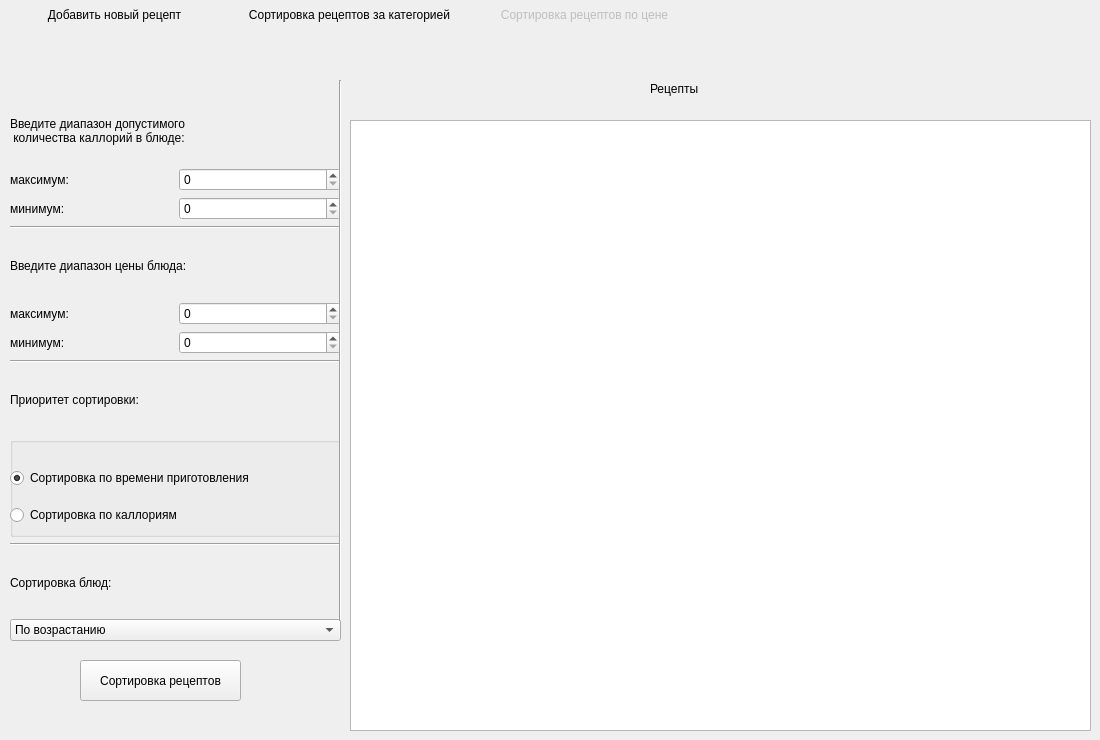
<?xml version="1.0" encoding="UTF-8"?>
<ui version="4.0">
 <class>Sort_window</class>
 <widget class="QWidget" name="Sort_window">
  <property name="geometry">
   <rect>
    <x>0</x>
    <y>0</y>
    <width>1100</width>
    <height>740</height>
   </rect>
  </property>
  <property name="windowTitle">
   <string>Form</string>
  </property>
  <widget class="QTableWidget" name="recipes_tblWidget">
   <property name="geometry">
    <rect>
     <x>350</x>
     <y>120</y>
     <width>741</width>
     <height>611</height>
    </rect>
   </property>
   <property name="toolTipDuration">
    <number>-1</number>
   </property>
  </widget>
  <widget class="QWidget" name="verticalLayoutWidget">
   <property name="geometry">
    <rect>
     <x>10</x>
     <y>100</y>
     <width>331</width>
     <height>541</height>
    </rect>
   </property>
   <layout class="QVBoxLayout" name="verticalLayout">
    <item>
     <widget class="QLabel" name="label">
      <property name="text">
       <string>Введите диапазон допустимого
 количества каллорий в блюде:</string>
      </property>
     </widget>
    </item>
    <item>
     <layout class="QGridLayout" name="gridLayout_2">
      <item row="0" column="1">
       <widget class="QSpinBox" name="cal_max_spinBox"/>
      </item>
      <item row="0" column="0">
       <widget class="QLabel" name="label_6">
        <property name="text">
         <string>максимум:</string>
        </property>
       </widget>
      </item>
      <item row="1" column="0">
       <widget class="QLabel" name="label_7">
        <property name="text">
         <string>минимум:</string>
        </property>
       </widget>
      </item>
      <item row="1" column="1">
       <widget class="QSpinBox" name="cal_min_spinBox"/>
      </item>
     </layout>
    </item>
    <item>
     <widget class="Line" name="line_2">
      <property name="orientation">
       <enum>Qt::Horizontal</enum>
      </property>
     </widget>
    </item>
    <item>
     <widget class="QLabel" name="label_5">
      <property name="text">
       <string>Введите диапазон цены блюда:</string>
      </property>
     </widget>
    </item>
    <item>
     <layout class="QGridLayout" name="gridLayout">
      <item row="0" column="1">
       <widget class="QSpinBox" name="cost_max_spinBox"/>
      </item>
      <item row="0" column="0">
       <widget class="QLabel" name="label_2">
        <property name="text">
         <string>максимум:</string>
        </property>
       </widget>
      </item>
      <item row="1" column="0">
       <widget class="QLabel" name="label_3">
        <property name="text">
         <string>минимум:</string>
        </property>
       </widget>
      </item>
      <item row="1" column="1">
       <widget class="QSpinBox" name="cost_min_spinBox"/>
      </item>
     </layout>
    </item>
    <item>
     <widget class="Line" name="line_3">
      <property name="orientation">
       <enum>Qt::Horizontal</enum>
      </property>
     </widget>
    </item>
    <item>
     <widget class="QLabel" name="label_9">
      <property name="text">
       <string>Приоритет сортировки:</string>
      </property>
     </widget>
    </item>
    <item>
     <widget class="QGroupBox" name="groupBox">
      <property name="minimumSize">
       <size>
        <width>50</width>
        <height>100</height>
       </size>
      </property>
      <property name="title">
       <string/>
      </property>
      <widget class="QWidget" name="verticalLayoutWidget_2">
       <property name="geometry">
        <rect>
         <x>0</x>
         <y>20</y>
         <width>331</width>
         <height>81</height>
        </rect>
       </property>
       <layout class="QVBoxLayout" name="verticalLayout_2">
        <item>
         <widget class="QRadioButton" name="time_radioButton">
          <property name="text">
           <string>Сортировка по времени приготовления</string>
          </property>
          <property name="checked">
           <bool>true</bool>
          </property>
         </widget>
        </item>
        <item>
         <widget class="QRadioButton" name="cal_radioButton_2">
          <property name="text">
           <string>Сортировка по каллориям</string>
          </property>
          <property name="checked">
           <bool>false</bool>
          </property>
         </widget>
        </item>
       </layout>
      </widget>
     </widget>
    </item>
    <item>
     <widget class="Line" name="line_4">
      <property name="orientation">
       <enum>Qt::Horizontal</enum>
      </property>
     </widget>
    </item>
    <item>
     <widget class="QLabel" name="label_8">
      <property name="text">
       <string>Сортировка блюд:</string>
      </property>
     </widget>
    </item>
    <item>
     <widget class="QComboBox" name="sort_cmbBox">
      <item>
       <property name="text">
        <string>По возрастанию</string>
       </property>
      </item>
      <item>
       <property name="text">
        <string>По убыванию</string>
       </property>
      </item>
     </widget>
    </item>
   </layout>
  </widget>
  <widget class="QPushButton" name="sort_Btn">
   <property name="geometry">
    <rect>
     <x>80</x>
     <y>660</y>
     <width>161</width>
     <height>41</height>
    </rect>
   </property>
   <property name="text">
    <string>Сортировка рецептов</string>
   </property>
  </widget>
  <widget class="QWidget" name="horizontalLayoutWidget">
   <property name="geometry">
    <rect>
     <x>0</x>
     <y>0</y>
     <width>699</width>
     <height>31</height>
    </rect>
   </property>
   <layout class="QHBoxLayout" name="horizontalLayout">
    <item>
     <widget class="QPushButton" name="show_add_recipe_page_btn">
      <property name="sizePolicy">
       <sizepolicy hsizetype="Minimum" vsizetype="Fixed">
        <horstretch>0</horstretch>
        <verstretch>0</verstretch>
       </sizepolicy>
      </property>
      <property name="text">
       <string>Добавить новый рецепт</string>
      </property>
      <property name="flat">
       <bool>true</bool>
      </property>
     </widget>
    </item>
    <item>
     <widget class="QPushButton" name="show_select_recipe">
      <property name="sizePolicy">
       <sizepolicy hsizetype="Minimum" vsizetype="Fixed">
        <horstretch>0</horstretch>
        <verstretch>0</verstretch>
       </sizepolicy>
      </property>
      <property name="text">
       <string>Сортировка рецептов за категорией</string>
      </property>
      <property name="flat">
       <bool>true</bool>
      </property>
     </widget>
    </item>
    <item>
     <widget class="QPushButton" name="show_sort_recipe">
      <property name="enabled">
       <bool>false</bool>
      </property>
      <property name="sizePolicy">
       <sizepolicy hsizetype="Minimum" vsizetype="Fixed">
        <horstretch>0</horstretch>
        <verstretch>0</verstretch>
       </sizepolicy>
      </property>
      <property name="text">
       <string>Сортировка рецептов по цене</string>
      </property>
      <property name="flat">
       <bool>true</bool>
      </property>
     </widget>
    </item>
   </layout>
  </widget>
  <widget class="Line" name="line">
   <property name="geometry">
    <rect>
     <x>330</x>
     <y>80</y>
     <width>20</width>
     <height>541</height>
    </rect>
   </property>
   <property name="orientation">
    <enum>Qt::Vertical</enum>
   </property>
  </widget>
  <widget class="QLabel" name="label_4">
   <property name="geometry">
    <rect>
     <x>650</x>
     <y>80</y>
     <width>67</width>
     <height>17</height>
    </rect>
   </property>
   <property name="text">
    <string>Рецепты</string>
   </property>
  </widget>
 </widget>
 <resources/>
 <connections/>
</ui>
